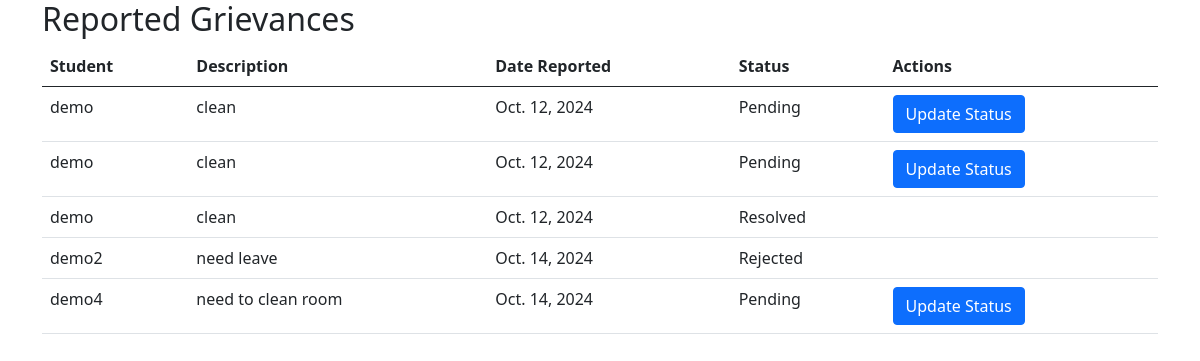
The app's page /view_grievances/ with its own data.
### hostel/models.py (models this page shows, shortened)
class Grievance(models.Model):
    student = models.ForeignKey(Student, on_delete=models.CASCADE)
    description = models.TextField()
    date_reported = models.DateField(auto_now_add=True)
    status = models.CharField(max_length=20, default='Pending')  # 'Pending', 'Resolved', 'Rejected'

class Student(models.Model):
    roll_number = models.CharField(max_length=20)
    name = models.CharField(max_length=100)
    gender = models.CharField(max_length=10)
    room_number = models.CharField(max_length=10)

### hostel/views.py (the view)
# urls.py: path('view_grievances/', views.view_grievances, name='view_grievances'),
def view_grievances(request):
    grievances = Grievance.objects.all()
    return render(request, 'hostel/view_grievances.html', {'grievances': grievances})

### hostel/templates/hostel/view_grievances.html (shortened to what this page needs)
<!DOCTYPE html>
<html lang="en">
<head>
    {% load static %}
    <link rel="stylesheet" href="{% static 'css/bootstrap.min.css' %}">
</head>
<body>
    <div class="container">
        <h2>Reported Grievances</h2>
        <table class="table">
            <thead>
                <tr>
                    <th>Student</th>
                    <th>Description</th>
                    <th>Date Reported</th>
                    <th>Status</th>
                    <th>Actions</th>
                </tr>
            </thead>
            <tbody>
                {% for grievance in grievances %}
                <tr>
                    <td>{{ grievance.student.name }}</td>
                    <td>{{ grievance.description }}</td>
                    <td>{{ grievance.date_reported }}</td>
                    <td>{{ grievance.status }}</td>
                    <td>
                        {% if grievance.status == 'Pending' %}
                        <a href="{% url 'update_grievance_status' grievance.id %}" class="btn btn-primary">Update Status</a>
                        {% endif %}
                    </td>
                </tr>
                {% empty %}
                <tr>
                    <td colspan="5" class="text-center">No grievances reported.</td>
                </tr>
                {% endfor %}
            </tbody>
        </table>
    </div>
</body>
</html>

### records on screen
Grievance: student.name "demo", description "clean", date_reported "Oct. 12, 2024", status "Pending", shows "Update Status"
Grievance: student.name "demo", description "clean", date_reported "Oct. 12, 2024", status "Pending", shows "Update Status"
Grievance: student.name "demo", description "clean", date_reported "Oct. 12, 2024", status "Resolved"
Grievance: student.name "demo2", description "need leave", date_reported "Oct. 14, 2024", status "Rejected"
Grievance: student.name "demo4", description "need to clean room", date_reported "Oct. 14, 2024", status "Pending", shows "Update Status"
